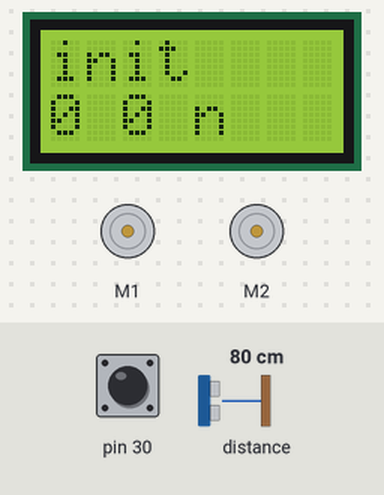
The sketch below on a simulated Arduino Leonardo, built with avr-gcc and run on an emulated ATmega32U4. Shown: 8×2 character LCD, 2 × DC motor (green arrow = forward, orange = backward, longer = faster). Inputs (shaded band) come from the test bench; at power-on: pin 30 HIGH, distance to the obstacle 80 cm.

Above: at 1.2 s.
1.3 s: pin 30 pulled LOW for 0.15 s
At 2.5 s:
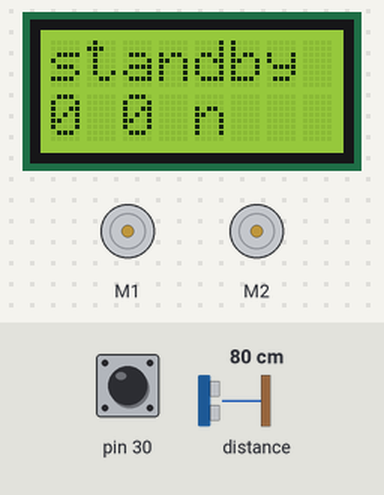
4.4 s: distance to the obstacle set to 2 cm
At 5.4 s:
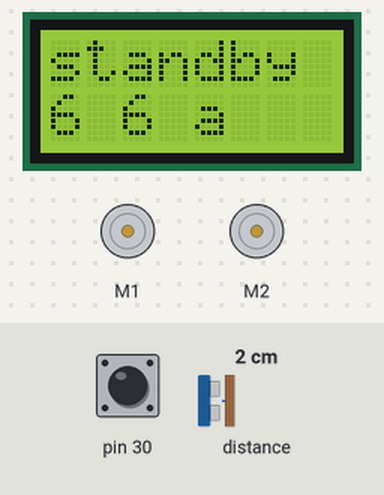
7.4 s: distance to the obstacle set to 60 cm
At 7.7 s:
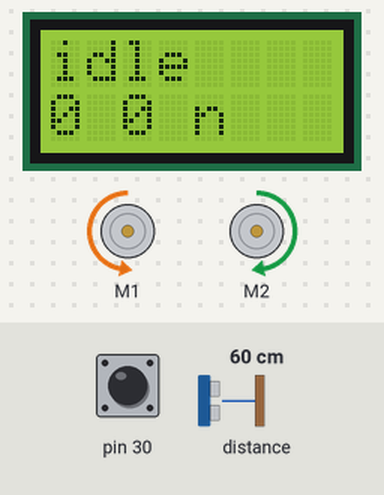
8.9 s: distance to the obstacle set to 4 cm
At 10.1 s:
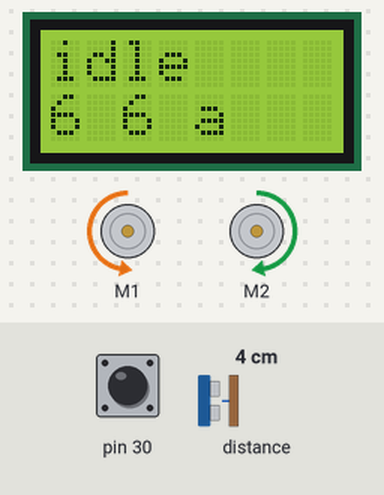
10.4 s: distance to the obstacle set to 120 cm
At 11.2 s:
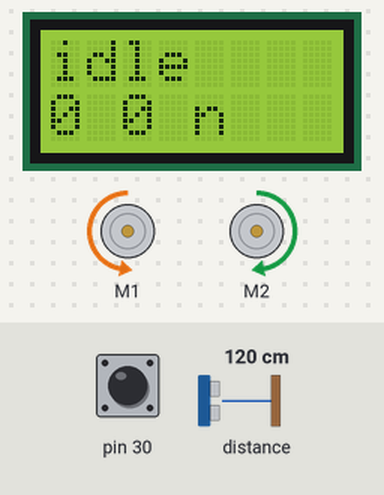
Timing chart, 0 to 12.9 s (numbered marks = the images above; inputs shaded):
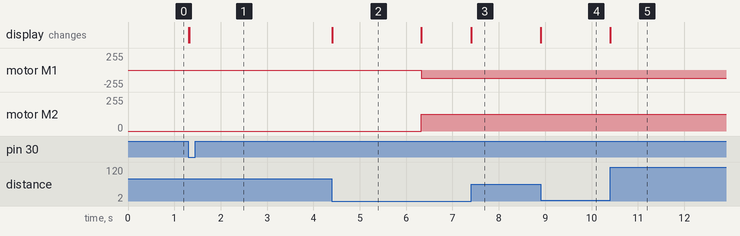

The sketch:

scanbot.ino
```cpp
// (licence header left out)
#include <Wire.h>
#include <Zumo32U4.h>
#include "eventqueue.h"
#include "events.h"
#include "initstate.h"
#include "robot.h"
#include "robotstatemachine.h"
#include "standbystate.h"
#include "idlestate.h"
#include "lturnstate.h"
#include "rturnstate.h"
#include "attackstate.h"
#include "reversingstate.h"

// Robot interface.
IRobot robot;

// State machine.
RobotStateMachine machine(nullptr, robot);
InitState initialized(&machine, robot);
StandbyState standby(&machine, robot);
IdleState idle(&machine, robot);
LTurnState lturn(&machine, robot);
RTurnState rturn(&machine, robot);
AttackState attack(&machine, robot);
ReversingState reversing(&machine, robot);

// Events.
StartButtonEvent start_event;
TimerEvent timer_event;
BoundaryAheadEvent boundary_ahead_event;
BoundaryLeftEvent boundary_left_event;
BoundaryRightEvent boundary_right_event;
EncoderEvent encoder_event;
ProximityEvent proximity_event;

EventQueue queue;

void setup()
{
    // Initialize robot.
    robot.setup();

    // Initialize state machine.
    machine.transition_to_state(&machine);
}

void loop()
{
    // Read sensors, and generate events.
    robot.generate_events(queue);

    // Process events.
    while (!queue.empty())
    {
        Event * e = queue.pop();
        machine.handle_event(*e);
    }
}
```

attackstate.cpp
```cpp
// (licence header left out)
#include "attackstate.h"
#include "lturnstate.h"
#include "rturnstate.h"
#include "idlestate.h"
#include "reversingstate.h"

extern IdleState idle;
extern RTurnState rturn;
extern LTurnState lturn;
extern ReversingState reversing;

AttackState::AttackState(State *parent, IRobot &robot) : RobotState("attack", parent, robot)
{
}

Result AttackState::on_entry()
{
    m_robot.move_forward(300);
    return OK;
}

bool AttackState::on_event(ProximityEvent &event)
{
    if (event.type == event.RIGHT)
    {
        transition_to_state(&rturn);
    }
    else if (event.type == event.LEFT)
    {
        transition_to_state(&lturn);
    }
    else if (event.type == event.NONE)
    {
    }
    return true;
}

bool AttackState::on_event(BoundaryAheadEvent &event)
{
    transition_to_state(&reversing);
    return true;
}

bool AttackState::on_event(BoundaryLeftEvent &event)
{
    transition_to_state(&reversing);
    return true;
}

bool AttackState::on_event(BoundaryRightEvent &event)
{
    transition_to_state(&reversing);
    return true;
}
```

attackstate.h
```cpp
// (licence header left out)
#pragma once

#include "robotstate.h"

class AttackState : public RobotState
{
public:
    AttackState(State * parent, IRobot & robot);

protected:
    Result on_entry() override;
    bool on_event(ProximityEvent & event) override;
    bool on_event(BoundaryAheadEvent & event) override;
    bool on_event(BoundaryLeftEvent & event) override;
    bool on_event(BoundaryRightEvent & event) override;
};
```

eventqueue.cpp
```cpp
// (licence header left out)
#include "eventqueue.h"

EventQueue::EventQueue() : m_write_idx(0), m_read_idx(0)
{}

bool EventQueue::empty()
{
    return m_write_idx == m_read_idx;
}

void EventQueue::push(Event * e)
{
    m_queue[m_write_idx] = e;
    if (++m_write_idx >= QUEUE_SIZE)
    {
        m_write_idx = 0;
    };
}

Event * EventQueue::pop()
{
    unsigned int idx = m_read_idx;
    if (++m_read_idx >= QUEUE_SIZE)
    {
        m_read_idx = 0;
    }
    return m_queue[idx];
}
```

eventqueue.h
```cpp
// (licence header left out)
#pragma once

#include "events.h"

// QUEUE_SIZE should equal, at most, the number of event types, since each event
// is statically allocated in the .ino file, and in a worst case, at most all
// events get triggered.
#define QUEUE_SIZE 6

class EventQueue
{
public:
    EventQueue();
    bool empty();
    void push(Event * e);
    Event * pop();

private:
    unsigned int m_write_idx;
    unsigned int m_read_idx;
    Event * m_queue[6];
};
```

events.h
```cpp
// (licence header left out)
#pragma once

#include "statemachine.h"

using namespace statemachine;

// There must be one event enumerated value for each event class.
enum PongEvent
{
    START_EVENT,
    TIMER_EVENT,
    BOUNDARY_AHEAD_EVENT,
    BOUNDARY_LEFT_EVENT,
    BOUNDARY_RIGHT_EVENT,
    ENCODER_EVENT,
    PROXIMITY_EVENT,
};

// Start button pressed.
class StartButtonEvent : public Event
{
public:
    StartButtonEvent() : Event(START_EVENT, "start") {}
};

// Timer expiration.
class TimerEvent : public Event
{
public:
    TimerEvent() : Event(TIMER_EVENT, "timer") {}
};

// Ring boundary detected to front of robot.
class BoundaryAheadEvent : public Event
{
public:
    BoundaryAheadEvent() : Event(BOUNDARY_AHEAD_EVENT, "bdy-a") {}
};

// Ring boundary detected to left of robot.
class BoundaryLeftEvent : public Event
{
public:
    BoundaryLeftEvent() : Event(BOUNDARY_LEFT_EVENT, "bdy-l") {}
};

// Ring boundary detected to right of robot.
class BoundaryRightEvent : public Event
{
public:
    BoundaryRightEvent() : Event(BOUNDARY_RIGHT_EVENT, "bdy-r") {}
};

// Wheel encoder has spun desired amount.
class EncoderEvent : public Event
{
public:
    EncoderEvent() : Event(ENCODER_EVENT, "enc") {}
};

// Proximity sensor detected
class ProximityEvent : public Event
{

public:
    enum Type
    {
        LEFT,
        RIGHT,
        AHEAD,
        NONE
    };
    Type type;
    ProximityEvent() : Event(PROXIMITY_EVENT, "prox") {this->type = NONE;}
};
```

idlestate.cpp
```cpp
// (licence header left out)
#include "idlestate.h"
#include "lturnstate.h"
#include "rturnstate.h"

extern LTurnState lturn;
extern RTurnState rturn;

IdleState::IdleState(State * parent, IRobot & robot) :
    RobotState("idle", parent, robot)
{}

Result IdleState::on_entry()
{
    m_robot.rotate_left(0, 200);
}

bool IdleState::on_event(ProximityEvent & event)
{
    if (event.type == event.LEFT) {
        // transition to l_Turn
        transition_to_state(&lturn);
    }
    else if (event.type == event.RIGHT) {
        // transition to r_turn
        transition_to_state(&rturn);
    }
    else {
        return false;
    }
    return true;
}
```

idlestate.h
```cpp
// (licence header left out)
#pragma once

#include "robotstate.h"

class IdleState : public RobotState
{
public:
    IdleState(State * parent, IRobot & robot);

protected:
    Result on_entry() override;
    bool on_event(ProximityEvent & event) override;
};
```

initstate.cpp
```cpp
// (licence header left out)
#include "initstate.h"
#include "standbystate.h"

extern StandbyState standby;

InitState::InitState(State * parent, IRobot & robot) :
    RobotState("init", parent, robot)
{}

bool InitState::on_event(StartButtonEvent & event)
{
    transition_to_state(&standby);

    return true;
}
```

initstate.h
```cpp
// (licence header left out)
#pragma once

#include "robotstate.h"

class InitState : public RobotState
{
public:
    InitState(State * parent, IRobot & robot);

protected:
    bool on_event(StartButtonEvent & event) override;
};
```

lturnstate.cpp
```cpp
// (licence header left out)
#include "lturnstate.h"
#include "rturnstate.h"
#include "idlestate.h"
#include "attackstate.h"
#include "reversingstate.h"

extern IdleState idle;
extern AttackState attack;
extern RTurnState rturn;
extern ReversingState reversing;

LTurnState::LTurnState(State * parent, IRobot & robot) :
    RobotState("lturn", parent, robot)
{}

Result LTurnState::on_entry()
{
    m_robot.slow_l(300);
    return OK;
}

bool LTurnState::on_event(ProximityEvent & event)
{
    if (event.type == event.RIGHT) {
        transition_to_state(&rturn);
    }
    else if (event.type == event.NONE) {
        transition_to_state(&idle);
    }
    else if (event.type == event.AHEAD) {
        transition_to_state(&attack);
    }
    return true;
}

bool LTurnState::on_event(BoundaryAheadEvent &event)
{
    transition_to_state(&reversing);
    return true;
}

bool LTurnState::on_event(BoundaryLeftEvent &event)
{
    transition_to_state(&reversing);
    return true;
}

bool LTurnState::on_event(BoundaryRightEvent &event)
{
    transition_to_state(&reversing);
    return true;
}
```

lturnstate.h
```cpp
// (licence header left out)
#pragma once

#include "robotstate.h"

class LTurnState : public RobotState
{
public:
    LTurnState(State * parent, IRobot & robot);

protected:
    Result on_entry() override;
    bool on_event(ProximityEvent & event) override;
    bool on_event(BoundaryAheadEvent & event) override;
    bool on_event(BoundaryLeftEvent & event) override;
    bool on_event(BoundaryRightEvent & event) override;
};
```

reversingstate.cpp
```cpp
// (licence header left out)
#include "idlestate.h"
#include "reversingstate.h"

extern IdleState idle;

ReversingState::ReversingState(State * parent, IRobot & robot) :
    RobotState("reversing", parent, robot)
{}

Result ReversingState::on_entry()
{
    m_robot.move_forward(-200, 350);
    return OK;
}

bool ReversingState::on_event(EncoderEvent & event)
{
    transition_to_state(&idle);
    return true;
}
```

reversingstate.h
```cpp
// (licence header left out)
#pragma once

#include "robotstate.h"

class ReversingState : public RobotState
{
public:
    ReversingState(State * parent, IRobot & robot);

protected:
    Result on_entry() override;
    bool on_event(EncoderEvent & event) override;
};
```

robot.cpp
```cpp
// (licence header left out)
#include "robot.h"

extern StartButtonEvent start_event;
extern TimerEvent timer_event;
extern BoundaryAheadEvent boundary_ahead_event;
extern BoundaryLeftEvent boundary_left_event;
extern BoundaryRightEvent boundary_right_event;
extern EncoderEvent encoder_event;
extern ProximityEvent proximity_event;

void IRobot::setup()
{
    end_time = 0;
    encoder_count = 0;

    // Set up gyro.
//    gyro.init();

    // Set up accelerometer.
    accelerometer.init();

    // Set up line sensors.
    boundary_sensor.initThreeSensors();

    // Set up proximity sensors. Choose one, or call init() with arguments.
    proximity_sensors.initFrontSensor();
//    proximity_sensors.initThreeSensors();
}

void IRobot::generate_events(EventQueue & q)
{
    // Check start button.
    if (start_button.getSingleDebouncedPress())
    {
        q.push(&start_event);
    }

    // Check timer.
    if (end_time && millis() >= end_time)
    {
        q.push(&timer_event);
        end_time = 0;
    }

    // Check boundary sensors.
    switch(boundary_detect())
    {
    case BOUNDARY_AHEAD:
        q.push(&boundary_ahead_event);
        break;
    case BOUNDARY_LEFT:
        q.push(&boundary_left_event);
        break;
    case BOUNDARY_RIGHT:
        q.push(&boundary_right_event);
        break;
    }

    // Check encoders.
    if (encoder_count && abs(encoders.getCountsLeft()) > encoder_count)
    {
        q.push(&encoder_event);
        encoder_count = 0;
    }

    // Check proximity sensors.
    proximity_sensors.read();
    uint8_t l_counts = proximity_sensors.countsFrontWithLeftLeds();
    uint8_t r_counts = proximity_sensors.countsFrontWithRightLeds();
    lcd.gotoXY(0, 1);
    lcd.print(l_counts);
    lcd.print(" ");
    lcd.print(r_counts);
    lcd.print(" ");
    bool detected = l_counts >= 1 || r_counts >= 1;
    if (detected) {
        // There's something there.
        if (l_counts < r_counts) {
            proximity_event.type = proximity_event.RIGHT;
            lcd.print("r");
            q.push(&proximity_event);
        }
        else if (l_counts > r_counts) {
            proximity_event.type = proximity_event.LEFT;
            lcd.print("l");
            q.push(&proximity_event);
        }
        else {
            proximity_event.type = proximity_event.AHEAD;
            lcd.print("a");
            q.push(&proximity_event);
        }
    }
    else
    {
        proximity_event.type = proximity_event.NONE;
        lcd.print("n");
        q.push(&proximity_event);
    }

}

//
// State Machine Interfaces
//
void IRobot::display(char const * msg)
{
    lcd.clear();
    lcd.write(msg, strlen(msg));
}

void IRobot::cancel_timer()
{
    end_time = 0;
}

void IRobot::start_timer(unsigned long timeout)
{
    end_time = millis() + timeout;
}

void IRobot::move_forward(int speed)
{
    motors.setSpeeds(speed, speed);
}

void IRobot::move_forward(int speed, long counts)
{
    motors.setSpeeds(speed, speed);
    encoder_count = counts;
    encoders.getCountsAndResetLeft();
}
void IRobot::move_stop()
{
    motors.setSpeeds(0, 0);
}

void IRobot::rotate_left(long degrees, int speed)
{
    encoder_count = degrees * encoder_counts_per_degree_rotation;
    encoders.getCountsAndResetLeft();
    motors.setSpeeds(-speed, speed);
}

void IRobot::rotate_right(long degrees, int speed)
{
    encoder_count = degrees * encoder_counts_per_degree_rotation;
    encoders.getCountsAndResetLeft();
    motors.setSpeeds(speed, -speed);
}

void IRobot::slow_l(int speed)
{
    motors.setSpeeds(speed / 2, speed);
}

void IRobot::slow_r(int speed)
{
    motors.setSpeeds(speed, speed / 2);
}

void IRobot::cancel_encoder()
{
    encoder_count = 0;
}

//
// Private methods.
//
Boundary IRobot::boundary_detect()
{
    // below threshold => boundary.
    // above threshold => ring.
    const unsigned int threshold = 500;

    unsigned int sensor_values[3];
    boundary_sensor.read(sensor_values);
    bool left_boundary = sensor_values[0] < threshold;
    bool center_boundary = sensor_values[1] < threshold;
    bool right_boundary = sensor_values[2] < threshold;

    Boundary boundary = NO_BOUNDARY;
    if (center_boundary || (left_boundary && right_boundary))
    {
        boundary = BOUNDARY_AHEAD;
    }
    else if (left_boundary)
    {
        boundary = BOUNDARY_LEFT;
    }
    else if (right_boundary)
    {
        boundary = BOUNDARY_RIGHT;
    }

    return boundary;
}
```

robot.h
```cpp
// (licence header left out)
#pragma once

#include <Wire.h>
#include <Zumo32U4.h>
#include "eventqueue.h"

// Return types for detect_boundary method.
enum Boundary
{
    NO_BOUNDARY,
    BOUNDARY_AHEAD,
    BOUNDARY_LEFT,
    BOUNDARY_RIGHT
};

class IRobot
{
public:
    // Call in `setup()`.
    void setup();

    // Call at the beginning of `loop()` to generate state machine events.
    void generate_events(EventQueue & q);

    // State machine interfaces.
    void display(char const * msg);
    void cancel_timer();
    void start_timer(unsigned long timeout);
    void move_forward(int speed);
    void move_forward(int speed, long counts);
    void move_stop();
    void rotate_left(long degrees, int speed);
    void rotate_right(long degrees, int speed);
    void slow_l(int speed);
    void slow_r(int speed);
    void cancel_encoder();

private:
    // Change the following value to match the gear ratio of your Zumo.
    // The formula derivation is as follows:
    //
    // The circumference of the circle enscribed by a robot spinning in place
    // (one tread going forward, one tread going backwards at the same speed)
    // is
    //    Cr = r * pi
    //
    // The distance travelled in one wheel rotation is
    //    Cw = w * pi
    //
    // The number of encoder counts per wheel revolution is
    //    Ew = g * e
    //
    // The number of encoder counts in 1 degree of robot rotation is
    //    Er = ((Cr / Cw) * Ew) / 360
    //
    // Where
    //    g = gear ratio of the Zumo.
    //        (ie 50 for 50:1, 75 for 75:1, 100 for 100:1)
    //    e = encoder counts / motor revolution.
    //        This is 12, per the documentation.
    //    r = robot width, center of tread to center of tread.
    //        Measured to be 88 mm.
    //    w = diameter of wheel, with tread attached.
    //        Measured to be 38 mm.
    //
    // Motor Gearing  Encoder counts per degree rotation
    // =============  ==================================
    //          50:1  4
    //          75:1  6
    //         100:1  8
    long const encoder_counts_per_degree_rotation = 4;

    Boundary boundary_detect();

    // Robot I/O interfaces. Uncomment those used. Comment out those not used.
    // Also check IRobot::setup() for calls to `init()` functions to be
    // enabled/disabled.
//    L3G gyro;
    LSM303 accelerometer;
//    Zumo32U4ButtonA a_button;
    Zumo32U4ButtonB start_button;
//    Zumo32U4ButtonC c_button;
//    Zumo32U4Buzzer buzzer;
    Zumo32U4Encoders encoders;
//    Zumo32U4IRPulses ir_emitters;
    Zumo32U4LCD lcd;
    Zumo32U4LineSensors boundary_sensor;
    Zumo32U4Motors motors;
    Zumo32U4ProximitySensors proximity_sensors;

    // Timer "register". Use `start_timer()` to set.
    unsigned long end_time;
    // Encoder "register". Use `turn_left()` or `turn_right()` to set.
    long encoder_count;
};
```

robotstate.cpp
```cpp
// (licence header left out)
#include "robotstate.h"

using namespace statemachine;

RobotState::RobotState(char const * name, State * parent, IRobot & robot) :
    State(name, parent), m_robot(robot)
{
}

Result RobotState::transition_to_state(State * state)
{
    Result r = State::transition_to_state(state);
    m_robot.display(active_state_name());

    return r;
}
bool RobotState::on_event(Event & event)
{
    bool handled = false;

    switch(event.m_id)
    {
        case START_EVENT:
            handled = on_event(static_cast<StartButtonEvent &>(event));
            break;
        case TIMER_EVENT:
            handled = on_event(static_cast<TimerEvent &>(event));
            break;
        case BOUNDARY_AHEAD_EVENT:
            handled = on_event(static_cast<BoundaryAheadEvent &>(event));
            break;
        case BOUNDARY_LEFT_EVENT:
            handled = on_event(static_cast<BoundaryLeftEvent &>(event));
            break;
        case BOUNDARY_RIGHT_EVENT:
            handled = on_event(static_cast<BoundaryRightEvent &>(event));
            break;
        case ENCODER_EVENT:
            handled = on_event(static_cast<EncoderEvent &>(event));
            break;
        case PROXIMITY_EVENT:
            handled = on_event(static_cast<ProximityEvent &>(event));
            break;
        default:
            break;
    }
    return handled;
}

bool RobotState::on_event(StartButtonEvent & event)
{
    return false;
}

bool RobotState::on_event(TimerEvent & event)
{
    return false;
}

bool RobotState::on_event(BoundaryAheadEvent & event)
{
    return false;
}

bool RobotState::on_event(BoundaryLeftEvent & event)
{
    return false;
}

bool RobotState::on_event(BoundaryRightEvent & event)
{
    return false;
}

bool RobotState::on_event(EncoderEvent & event)
{
    return false;
}

bool RobotState::on_event(ProximityEvent & event)
{
    return false;
}
```

robotstatemachine.cpp
```cpp
// (licence header left out)
#include "initstate.h"
#include "robotstatemachine.h"

extern InitState initialized;

RobotStateMachine::RobotStateMachine(State * parent, IRobot & robot) :
    RobotState("machine", parent, robot)
{}

Result RobotStateMachine::on_initialize()
{
    return transition_to_state(&initialized);
}
```

Source omitted: robotstate.h (900 bytes), robotstatemachine.h (376 bytes), rturnstate.cpp (1239 bytes), rturnstate.h (575 bytes), standbystate.cpp (540 bytes), standbystate.h (409 bytes), statemachine.cpp (3880 bytes), statemachine.h (3335 bytes)

Measured:
- after the input at 1.3 s, the display: first changes at once (image 1 shows a later state)
- after the input at 4.4 s, the display: changes at once (image 2)
- after the input at 7.4 s, the display: changes at once (image 3)
- after the input at 8.9 s, the display: changes at once (image 4)
- after the input at 10.4 s, the display: changes at once (image 5)
- what the display in image 2 shows lasts 1.9 s, from 4.4 s to 6.3 s
